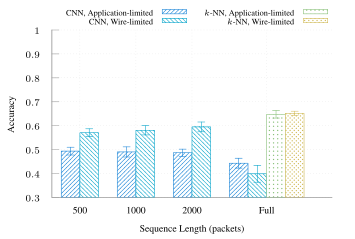

The script that saved this image:
set terminal tikz standalone color size 9cm,6cm font '\scriptsize' preamble '\usepackage{microtype} \usepackage{times} \usepackage[T1]{fontenc} \usepackage{siunitx}\sisetup{detect-all}'
set output "4class-results.tex"

load "gnuplot-palettes/parula.pal"

set style line 102 lc rgb '#a0a0a0' lt 1 lw 1
set border ls 102
set colorbox border 102
set key textcolor rgb "black"
set tics textcolor rgb "black"
set label textcolor rgb "black"

set border 3
set grid x y
set xtics nomirror
set ytics nomirror

#set key autotitle columnhead
set datafile separator ","

set xlabel "Sequence Length (packets)"
set ylabel "Accuracy"

set style fill solid border
set boxwidth 0.8
set yrange [*:1]
set xrange [0:15]

set xtics ("500" 1.5, \
	"1000" 4.5, \
	"2000" 7.5, \
	"Full" 11.5, \
	) scale 0.0

# set yrange [0.0:1.0]
set key outside top horizontal maxrows 2
set key font ",6"

# set logscale y

plot "< awk -F, '$1==500 { print $0 }' ../results/cnn-histo-raw-app-results.csv" using (1.0):5:10:(1.0) with boxerrorbars fill pattern 1 ls 3 title "CNN, Application-limited",\
	"< awk -F, '$1==500 { print $0 }' ../results/cnn-histo-raw-tc-results.csv" using (2.0):5:10:(1.0) with boxerrorbars fill pattern 2 ls 4 title "CNN, Wire-limited",\
	"< awk -F, '$1==1000 { print $0 }' ../results/cnn-histo-raw-app-results.csv" using (4.0):5:10:(1.0) with boxerrorbars fill pattern 1 ls 3 notitle,\
	"< awk -F, '$1==1000 { print $0 }' ../results/cnn-histo-raw-tc-results.csv" using (5.0):5:10:(1.0) with boxerrorbars fill pattern 2 ls 4 notitle,\
	"< awk -F, '$1==2000 { print $0 }' ../results/cnn-histo-raw-app-results.csv" using (7.0):5:10:(1.0) with boxerrorbars fill pattern 1 ls 3 notitle,\
	"< awk -F, '$1==2000 { print $0 }' ../results/cnn-histo-raw-tc-results.csv" using (8.0):5:10:(1.0) with boxerrorbars fill pattern 2 ls 4 notitle,\
	"< awk -F, '$1==\"Full\" { print $0 }' ../results/cnn-histo-full-raw-app-results.csv" using (10.0):5:10:(1.0) with boxerrorbars fill pattern 1 ls 3 notitle,\
	"< awk -F, '$1==\"Full\" { print $0 }' ../results/cnn-histo-full-raw-tc-results.csv" using (11.0):5:10:(1.0) with boxerrorbars fill pattern 2 ls 4 notitle,\
	"< awk -F, '$1==\"Full\" && $2==2 { print $0 }' ../results/knn-histo-4c-raw-app-results.csv" using (12.0):3:7:(1.0) with boxerrorbars fill pattern 7 ls 6 title "$k$-NN, Application-limited",\
	"< awk -F, '$1==\"Full\" && $2==2 { print $0 }' ../results/knn-histo-4c-raw-tc-results.csv" using (13.0):3:7:(1.0) with boxerrorbars fill pattern 8 ls 7 title "$k$-NN, Wire-limited",\

# plot "< awk -F, '$1==500 { print $0 }' ../results/cnn-histo-raw-app-results.csv" using (1.0):5:10:(1.0) with boxerrorbars fill pattern 1 ls 3 title "CNN, Application-limited",\
# 	"< awk -F, '$1==500 { print $0 }' ../results/cnn-histo-raw-tc-results.csv" using (2.0):5:10:(1.0) with boxerrorbars fill pattern 2 ls 4 title "CNN, Wire-limited",\
# 	"< awk -F, '$1==500 && $2==2 { print $0 }' ../results/knn-histo-4c-raw-app-results.csv" using (3.0):3:7:(1.0) with boxerrorbars fill pattern 7 ls 6 notitle,\
# 	"< awk -F, '$1==500 && $2==2 { print $0 }' ../results/knn-histo-4c-raw-tc-results.csv" using (4.0):3:7:(1.0) with boxerrorbars fill pattern 8 ls 7 notitle,\
# 	"< awk -F, '$1==1000 { print $0 }' ../results/cnn-histo-raw-app-results.csv" using (6.0):5:10:(1.0) with boxerrorbars fill pattern 1 ls 3 notitle,\
# 	"< awk -F, '$1==1000 { print $0 }' ../results/cnn-histo-raw-tc-results.csv" using (7.0):5:10:(1.0) with boxerrorbars fill pattern 2 ls 4 notitle,\
# 	"< awk -F, '$1==1000 && $2==2 { print $0 }' ../results/knn-histo-4c-raw-app-results.csv" using (8.0):3:7:(1.0) with boxerrorbars fill pattern 7 ls 6 notitle,\
# 	"< awk -F, '$1==1000 && $2==2 { print $0 }' ../results/knn-histo-4c-raw-tc-results.csv" using (9.0):3:7:(1.0) with boxerrorbars fill pattern 8 ls 7 notitle,\
# 	"< awk -F, '$1==2000 { print $0 }' ../results/cnn-histo-raw-app-results.csv" using (11.0):5:10:(1.0) with boxerrorbars fill pattern 1 ls 3 notitle,\
# 	"< awk -F, '$1==2000 { print $0 }' ../results/cnn-histo-raw-tc-results.csv" using (12.0):5:10:(1.0) with boxerrorbars fill pattern 2 ls 4 notitle,\
# 	"< awk -F, '$1==2000 && $2==2 { print $0 }' ../results/knn-histo-4c-raw-app-results.csv" using (13.0):3:7:(1.0) with boxerrorbars fill pattern 7 ls 6 notitle,\
# 	"< awk -F, '$1==2000 && $2==2 { print $0 }' ../results/knn-histo-4c-raw-tc-results.csv" using (14.0):3:7:(1.0) with boxerrorbars fill pattern 8 ls 7 notitle,\
# 	"< awk -F, '$1==\"Full\" { print $0 }' ../results/cnn-histo-full-raw-app-results.csv" using (16.0):5:10:(1.0) with boxerrorbars fill pattern 1 ls 3 notitle,\
# 	"< awk -F, '$1==\"Full\" { print $0 }' ../results/cnn-histo-full-raw-tc-results.csv" using (17.0):5:10:(1.0) with boxerrorbars fill pattern 2 ls 4 notitle,\
# 	"< awk -F, '$1==\"Full\" && $2==2 { print $0 }' ../results/knn-histo-4c-raw-app-results.csv" using (18.0):3:7:(1.0) with boxerrorbars fill pattern 7 ls 6 title "$k$-NN, Application-limited",\
# 	"< awk -F, '$1==\"Full\" && $2==2 { print $0 }' ../results/knn-histo-4c-raw-tc-results.csv" using (19.0):3:7:(1.0) with boxerrorbars fill pattern 8 ls 7 title "$k$-NN, Wire-limited",\
